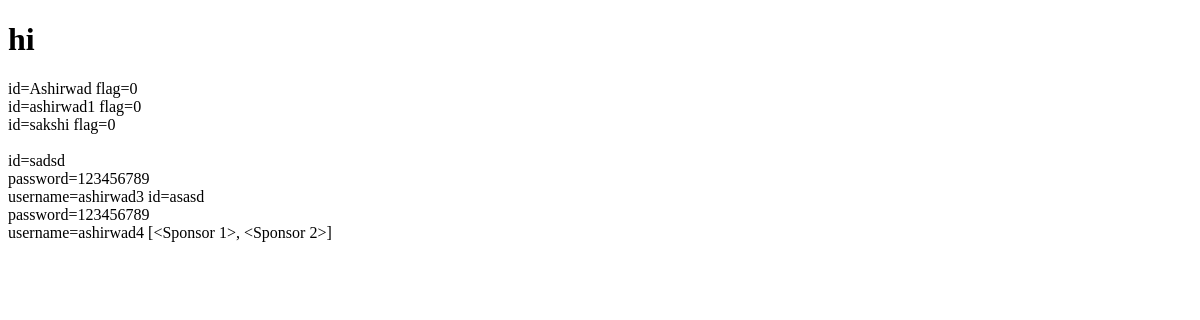
/test, run on an earlier commit of the app's database.
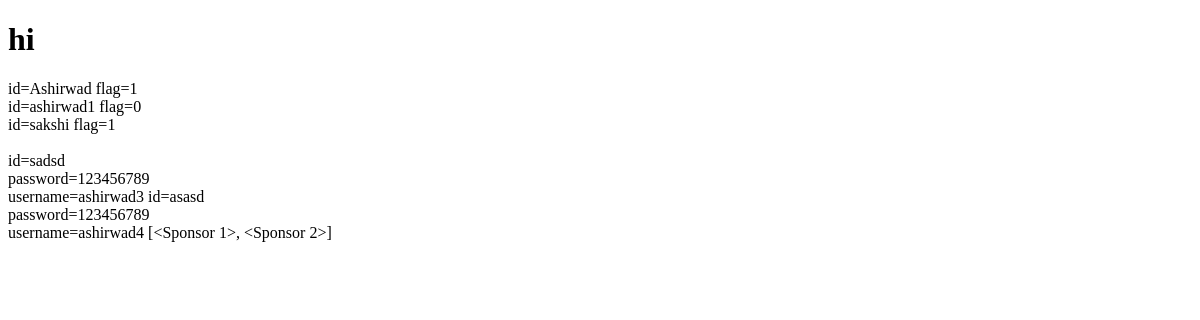
And on a later commit of the database.
### models.py (models this page shows)
class Influencer(db.Model):
    __tablename__ = 'influencer'
    inid=db.Column(db.Integer,primary_key=True)
    iname = db.Column(db.String, nullable=False)
    usename = db.Column(db.String, unique=True)
    email = db.Column(db.String, nullable=False)
    password = db.Column(db.String, nullable=False)
    platform = db.Column(db.String, nullable=False)
    number = db.Column(db.Integer, nullable=False)
    reach = db.Column(db.Integer, nullable=False)
    flag = db.Column(db.Integer, nullable=False, default=0)

class Sponsor(db.Model):
    __tablename__ = 'sponsor'
    sid=db.Column(db.Integer,primary_key=True)
    sname = db.Column(db.String, nullable=False)
    usename = db.Column(db.String, unique=True)
    email = db.Column(db.String, nullable=False)
    password = db.Column(db.String, nullable=False)
    industry = db.Column(db.String, nullable=False)
    number = db.Column(db.Integer, nullable=False)
    flag = db.Column(db.Integer, nullable=False, default=0)

### main.py (the view)
@app.route('/test')
def test():
    influ=Influencer.query.all()
    sp=Sponsor.query.all()
    return render_template('testveiw.html',influ=influ,sp=sp)

### templates/testveiw.html (shortened to what this page needs)
<!DOCTYPE html>
<html lang="en">
<head>
    <link rel="stylesheet" href="">
</head>
<body>
    <h1>hi</h1>
    {% for i in influ %}
    id={{i.iname}}
    flag={{i.flag}}<br>
    {%endfor%}
    <br>
    {% for s in sp %}
    id={{s.sname}}<br>
    password={{s.password}}<br>
    username={{s.usename}}
    {%endfor%}
    {%print(sp)%}
</body>
</html>

What changed in the data, as far as the page shows it:
changed Influencer "Ashirwad": flag "0" → "1"
changed Influencer "sakshi": flag "0" → "1"
